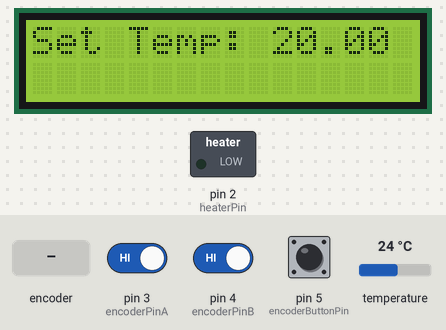
A sketch run on a simulated Arduino Uno, built with avr-gcc and run on an emulated ATmega328P. On the bench: 16×2 character LCD, switched loads named in the sketch (green lamp = pin HIGH). Inputs (shaded band) come from the test bench; at power-on: pin 5 (encoderButtonPin) HIGH, pin 3 (encoderPinA) HIGH, pin 4 (encoderPinB) HIGH, temperature 24 °C.

Above: at 1.2 s.
1.3 s: rotary encoder on pin 3 (encoderPinA) / pin 4 (encoderPinB) turned 1 step (first pin leading)
At 2.4 s:
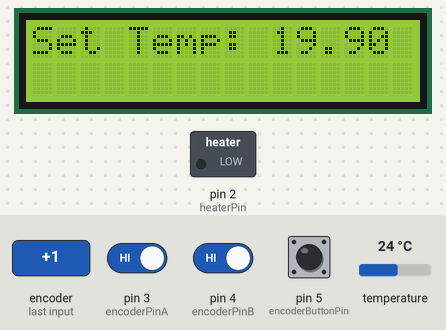
3.0 s: rotary encoder on pin 3 (encoderPinA) / pin 4 (encoderPinB) turned 2 steps (second pin leading)
4.9 s: pin 5 (encoderButtonPin) pulsed LOW 2 times (0.12 s each, 0.3 s apart)
At 7.7 s:
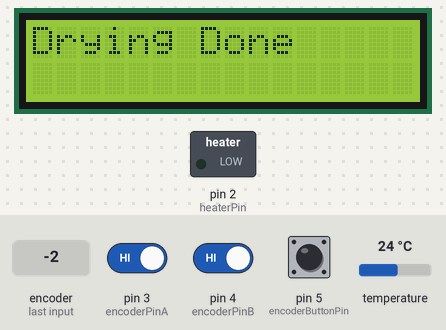
8.5 s: pin 5 (encoderButtonPin) driven LOW
10.0 s: pin 5 (encoderButtonPin) driven HIGH
At 11.2 s:
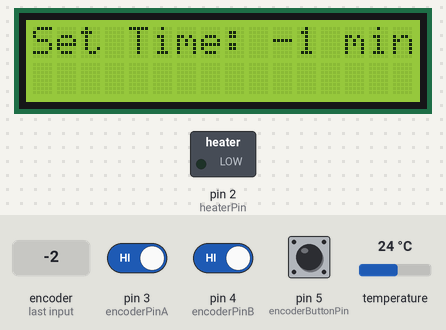
Timing chart, 0 to 12.5 s (numbered marks = the images above; inputs shaded):
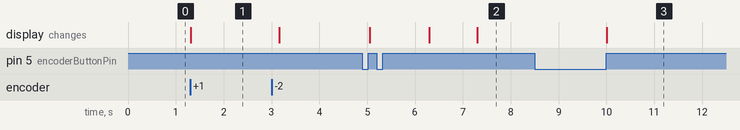

The sketch:

Dryer_beta_code.ino
```cpp
#include <LiquidCrystal.h> // Include the library for the LCD
#include <OneWire.h>
#include <DallasTemperature.h>

float dryerTemperature = 0; // Will be pulled from the temperature sensor
float yourTemperature = 20.0; // Initial needed temperature
int dryingTime = 0; // Drying time in minutes
const int heaterPin = 2; // Changed to match relay module pin D2
const int temperatureSensorPin = 6; // Digital pin for DS18B20 temperature sensor D6
const int encoderPinA = 3; // Pin A for rotary encoder
const int encoderPinB = 4; // Pin B for rotary encoder
const int encoderButtonPin = 5; // Pin for encoder button
int lastEncoded = 0;
bool settingTemperature = true; // Flag to set temperature first, then time
bool drying = false; // Flag to indicate if drying process is active
bool cancelOption = false; // Flag for cancel option

OneWire oneWire(temperatureSensorPin);
DallasTemperature sensors(&oneWire);
LiquidCrystal lcd(8, 9, 10, 11, 12, 13); // Initialize the LCD (RS, E, D4, D5, D6, D7)

void setup() {
  pinMode(heaterPin, OUTPUT);
  pinMode(encoderPinA, INPUT);
  pinMode(encoderPinB, INPUT);
  pinMode(encoderButtonPin, INPUT_PULLUP);

  // Enable internal pull-ups
  digitalWrite(encoderPinA, HIGH);
  digitalWrite(encoderPinB, HIGH);

  attachInterrupt(digitalPinToInterrupt(encoderPinA), updateEncoder, CHANGE);
  attachInterrupt(digitalPinToInterrupt(encoderPinB), updateEncoder, CHANGE);

  sensors.begin();
  lcd.begin(16, 2); // Set up the LCD's number of columns and rows
  lcd.print("   KachleGG's   ");
  lcd.setCursor(0, 1);
  lcd.print("Filament Dryier");
}

void loop() {
  if (!drying) {
    if (digitalRead(encoderButtonPin) == LOW) {
      delay(50); // Debounce delay
      while (digitalRead(encoderButtonPin) == LOW); // Wait for button release

      if (cancelOption) {
        drying = false;
        digitalWrite(heaterPin, LOW); // Turn off heater
        lcd.clear();
        lcd.print("Drying Cancelled");
        delay(2000); // Display message for 2 seconds
        settingTemperature = true; // Reset flag to set temperature again
      } else if (settingTemperature) {
        settingTemperature = false; // Switch to setting time
        lcd.clear();
        lcd.print("Set Dry Time");
        lcd.setCursor(0, 1);
        lcd.print(dryingTime);
        lcd.print(" min");
      } else {
        drying = true;
        dryingTime *= 60; // Convert minutes to seconds
        lcd.clear();
        lcd.print("Drying...");
      }
    }

    // Display current setting on LCD
    lcd.clear();
    if (cancelOption) {
      lcd.print("> Cancel Drying");
    } else if (settingTemperature) {
      lcd.print("Set Temp: ");
      lcd.print(yourTemperature);
      lcd.print(" C");
    } else {
      lcd.print("Set Time: ");
      lcd.print(dryingTime);
      lcd.print(" min");
    }
    delay(200); // Delay for stability
  } else {
    sensors.requestTemperatures(); // Send the command to get temperatures
    dryerTemperature = sensors.getTempCByIndex(0); // Read temperature in Celsius

    if (dryerTemperature >= yourTemperature) {
      digitalWrite(heaterPin, LOW);
    } else {
      digitalWrite(heaterPin, HIGH);
    }

    // Display on LCD
    lcd.clear();
    lcd.print("Dryer Temp: ");
    lcd.print(dryerTemperature);
    lcd.setCursor(0, 1);
    lcd.print("Remain: ");
    lcd.print(dryingTime / 60);
    lcd.print(" min");

    delay(1000); // Delay for 1 second
    dryingTime--;

    if (dryingTime <= 0) {
      drying = false;
      digitalWrite(heaterPin, LOW); // Turn off heater
      lcd.clear();
      lcd.print("Drying Done");
      delay(2000); // Display message for 2 seconds
      settingTemperature = true; // Reset flag to set temperature again
    }
  }
}

void updateEncoder() {
  int MSB = digitalRead(encoderPinA); // Most significant bit
  int LSB = digitalRead(encoderPinB); // Least significant bit

  int encoded = (MSB << 1) | LSB; // Convert the 2 pin values to a single number
  int sum = (lastEncoded << 2) | encoded; // Concatenate previous encoded value with current

  if (sum == 0b1101 || sum == 0b0100 || sum == 0b0010 || sum == 0b1011) {
    if (cancelOption) {
      cancelOption = false;
      settingTemperature = true;
    } else if (settingTemperature) {
      yourTemperature += 0.1;
    } else {
      dryingTime++;
    }
  }
  if (sum == 0b1110 || sum == 0b0111 || sum == 0b0001 || sum == 0b1000) {
    if (cancelOption) {
      cancelOption = false;
      settingTemperature = true;
    } else if (settingTemperature) {
      yourTemperature -= 0.1;
    } else {
      dryingTime--;
    }
  }

  lastEncoded = encoded; // Store this value for next time
}
```

Measured:
- after the input at 1.3 s, the display: changes at once (image 1)
- after the input at 4.9 s, the display: first changes after 0.16 s (image 2 shows a later state)
- after the input at 8.5 s, every drawn part: stays the same
- after the input at 10.0 s, the display: changes at once (image 3)
